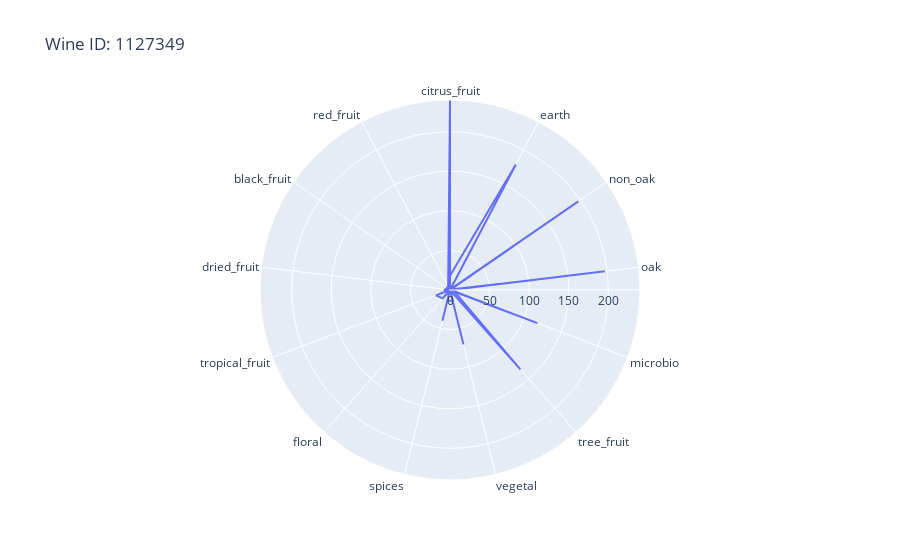
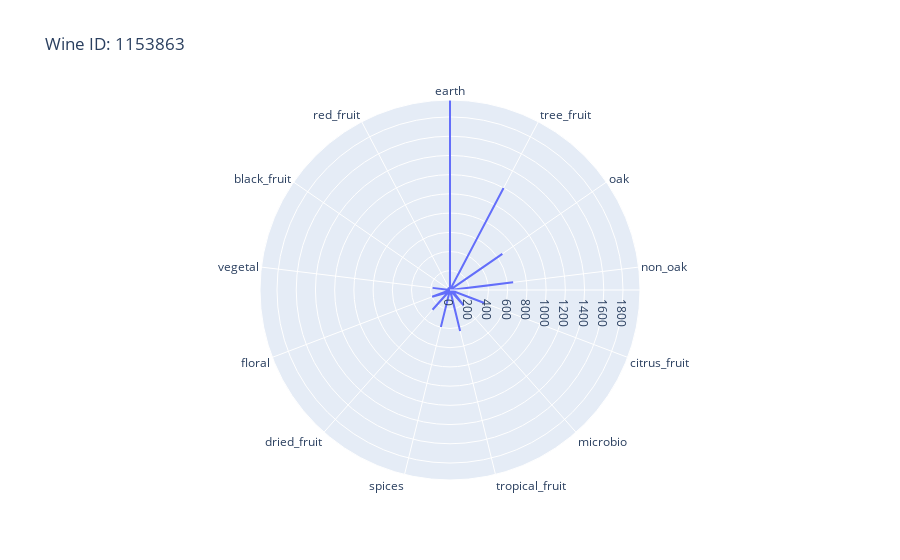
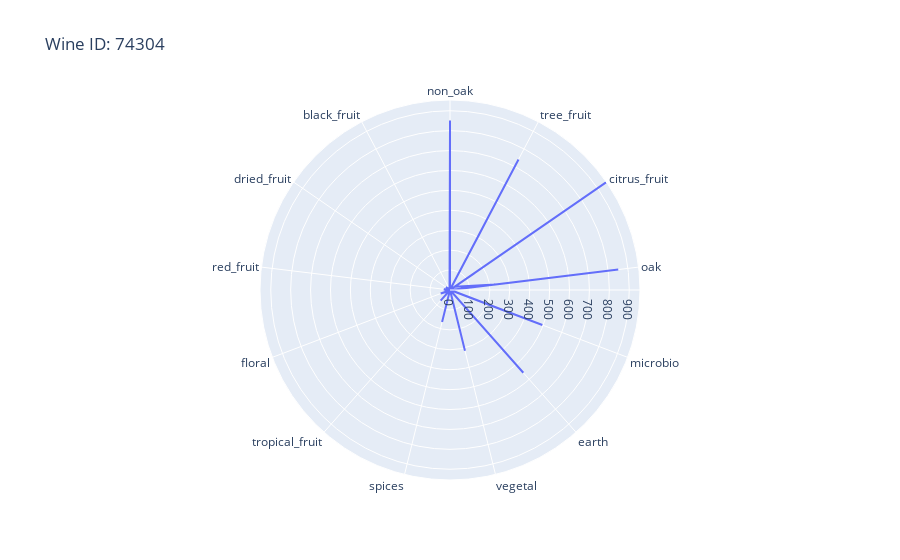
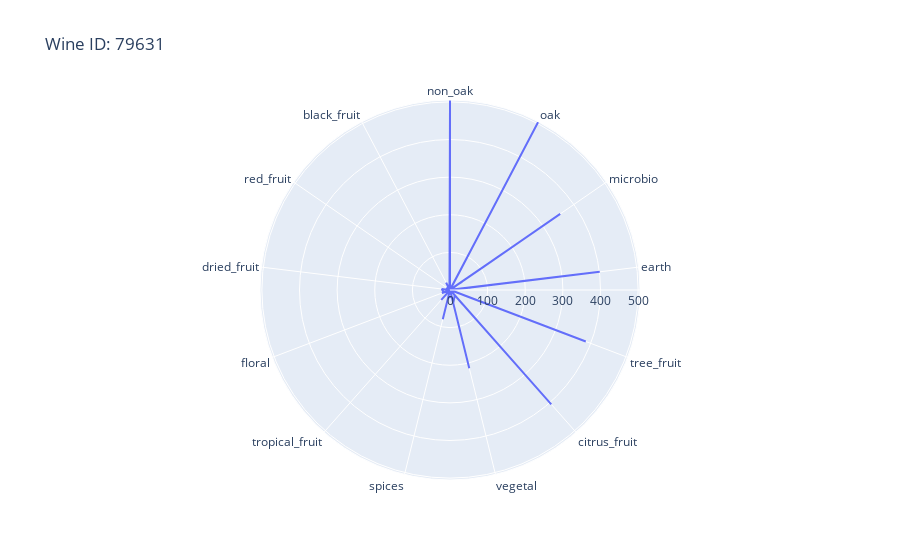

Write notebook code for charts like these, in order.
### Markdown cell above
# All the wines that have the combination of all the tastes

### Code cell
q = """ 
WITH flavour_ids AS (
    SELECT *
    FROM keywords
    WHERE name IN ('coffee', 'toast', 'green apple', 'cream', 'citrus')
), needed_wines AS (
SELECT wine_id, COUNT(DISTINCT keyword_id) AS unique_keywords
    FROM keywords_wine 
    WHERE keyword_id IN (
        SELECT id
        FROM flavour_ids
    ) AND count > 10
    GROUP BY wine_id
    HAVING unique_keywords = 5)

SELECT group_name, count as num, wine_id 
FROM keywords_wine
WHERE wine_id IN
(SELECT wine_id 
FROM needed_wines)



"""

cur.execute(q).fetchall()
df = pd.read_sql_query(q, conn)
df


for wine_id in df['wine_id'].unique():
    #  Filter DataFrame for current wine ID
    filtered_df = df[df['wine_id'] == wine_id]
    
    # Create line polar graph
    fig = px.line_polar(filtered_df, r='num', theta='group_name', line_close=True, title=f'Wine ID: {wine_id}')
    fig.show()

### Figure 1 — Plotly figure (JSON) as saved in the notebook; plotly's stock layout.template omitted (floating-point values rounded to 4 significant figures; data arrays with more than 128 entries replaced by an {"elided": "..."} marker saying what was removed)
{"data": [{"hovertemplate": "num=%{r}<br>group_name=%{theta}<extra></extra>", "legendgroup": "", "line": {"color": "#636efa", "dash": "solid"}, "marker": {"symbol": "circle"}, "mode": "lines", "name": "", "r": {"elided": "211 int values"}, "showlegend": false, "subplot": "polar", "theta": {"elided": "211 str values"}, "type": "scatterpolar"}], "layout": {"legend": {"tracegroupgap": 0}, "polar": {"angularaxis": {"direction": "clockwise", "rotation": 90}, "domain": {"x": [0, 1], "y": [0, 1]}}, "title": {"text": "Wine ID: 1127349"}}}

### Figure 2 — Plotly figure (JSON) as saved in the notebook; plotly's stock layout.template omitted (floating-point values rounded to 4 significant figures; data arrays with more than 128 entries replaced by an {"elided": "..."} marker saying what was removed)
{"data": [{"hovertemplate": "num=%{r}<br>group_name=%{theta}<extra></extra>", "legendgroup": "", "line": {"color": "#636efa", "dash": "solid"}, "marker": {"symbol": "circle"}, "mode": "lines", "name": "", "r": {"elided": "309 int values"}, "showlegend": false, "subplot": "polar", "theta": {"elided": "309 str values"}, "type": "scatterpolar"}], "layout": {"legend": {"tracegroupgap": 0}, "polar": {"angularaxis": {"direction": "clockwise", "rotation": 90}, "domain": {"x": [0, 1], "y": [0, 1]}}, "title": {"text": "Wine ID: 1153863"}}}

### Figure 3 — Plotly figure (JSON) as saved in the notebook; plotly's stock layout.template omitted (floating-point values rounded to 4 significant figures; data arrays with more than 128 entries replaced by an {"elided": "..."} marker saying what was removed)
{"data": [{"hovertemplate": "num=%{r}<br>group_name=%{theta}<extra></extra>", "legendgroup": "", "line": {"color": "#636efa", "dash": "solid"}, "marker": {"symbol": "circle"}, "mode": "lines", "name": "", "r": {"elided": "295 int values"}, "showlegend": false, "subplot": "polar", "theta": {"elided": "295 str values"}, "type": "scatterpolar"}], "layout": {"legend": {"tracegroupgap": 0}, "polar": {"angularaxis": {"direction": "clockwise", "rotation": 90}, "domain": {"x": [0, 1], "y": [0, 1]}}, "title": {"text": "Wine ID: 74304"}}}

### Figure 4 — Plotly figure (JSON) as saved in the notebook; plotly's stock layout.template omitted (floating-point values rounded to 4 significant figures; data arrays with more than 128 entries replaced by an {"elided": "..."} marker saying what was removed)
{"data": [{"hovertemplate": "num=%{r}<br>group_name=%{theta}<extra></extra>", "legendgroup": "", "line": {"color": "#636efa", "dash": "solid"}, "marker": {"symbol": "circle"}, "mode": "lines", "name": "", "r": {"elided": "278 int values"}, "showlegend": false, "subplot": "polar", "theta": {"elided": "278 str values"}, "type": "scatterpolar"}], "layout": {"legend": {"tracegroupgap": 0}, "polar": {"angularaxis": {"direction": "clockwise", "rotation": 90}, "domain": {"x": [0, 1], "y": [0, 1]}}, "title": {"text": "Wine ID: 79631"}}}
